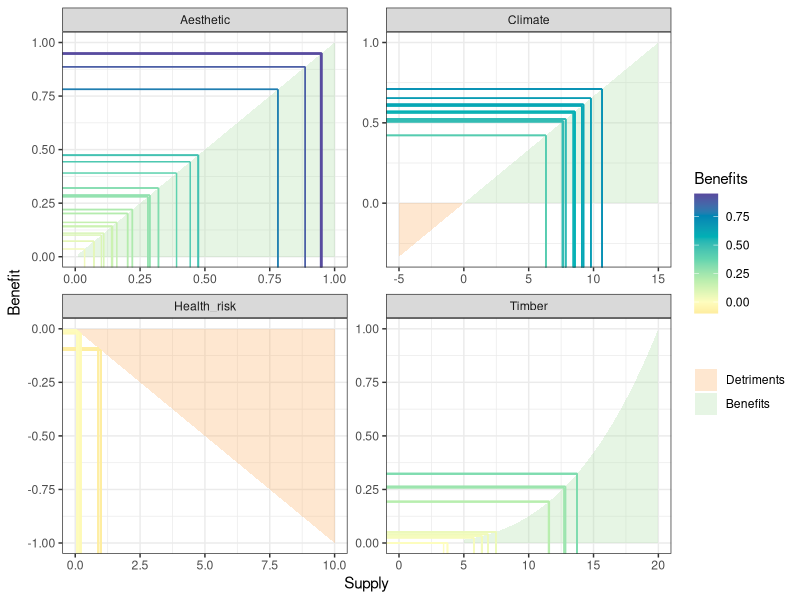
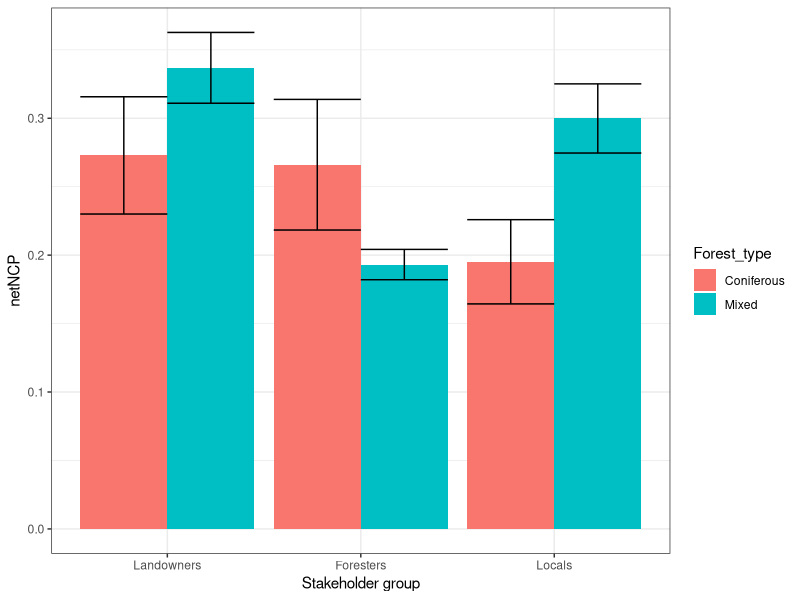
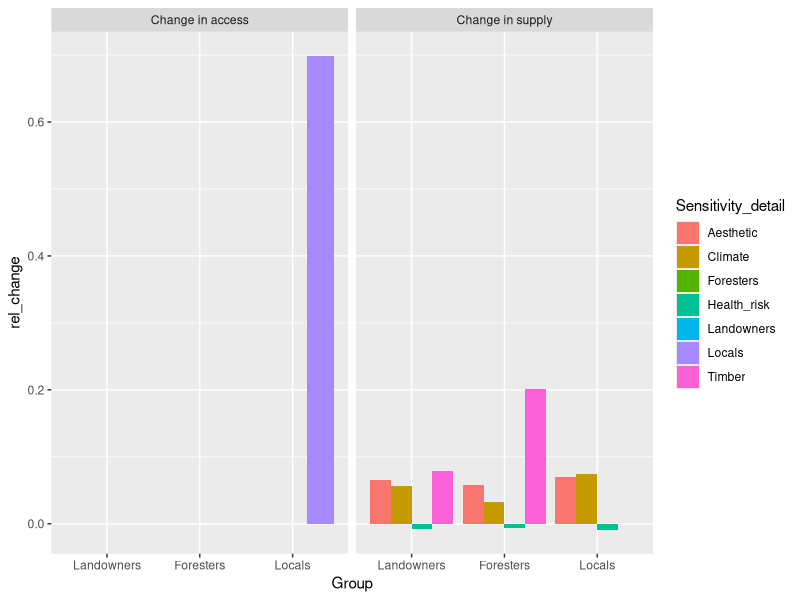

Generate these figures, in order, with R:
## ---- chunk 1
library(data.table)
library(knitr)
library(ggplot2)
library(cowplot)
library(colorspace)
set.seed(101)
## ---- chunk 2
rep = c(6, 4)
Supply_indicators = data.table(Forest_type = rep(c('Coniferous', 'Mixed'), times = rep),
                                   Replicate = c(1:rep[1], 1:rep[2]),
                               # C sequestration rates in soil, t.C/ha/yr
                                    Climate_seq_soil = c(rnorm(rep[1], 0.3,0.1), rnorm(rep[2], 0.4, 0.1)), 
                               # C sequestration rates in trees, t.C/ha/yr
                                    Climate_seq_trees = c(rnorm(rep[1],9,1),   rnorm(rep[2],8, 1)),  
                               # Timber volume increment, m3/ha/yr
                                    Timber_prod = c(rnorm(rep[1],13,1), rnorm(rep[2],7,1)), 
                                # % of open canopy
                                    Aesthetic_open = c(rnorm(rep[1],20, 5), rnorm(rep[2],40, 5)), 
                                # # of tree species present
                                    Aesthetic_diversity = c(rnorm(rep[1],1, 0.5),  rnorm(rep[2],6, 0.5)), 
                               # Risk of falling branches in a 1-10 scale
                                    Health_risk_branch = c(rnorm(rep[1],1, 1), rnorm(rep[2],6, 1)), 
                               # Number of allergenic plants per m2
                                    Health_risk_allergy = c(rnorm(rep[1],5,0.2), rnorm(rep[2], 7, 0.2))) 

kable(Supply_indicators[, lapply(.SD, mean), .SDcols = c('Climate_seq_soil', 'Climate_seq_trees', 'Timber_prod', 'Aesthetic_open', 'Aesthetic_diversity', 'Health_risk_branch','Health_risk_allergy'), by = Forest_type], caption = 'Average indicator values per forest type')
## ---- chunk 3
Priority_points = data.table(NCP = c('Climate', 'Timber', 'Aesthetic', 'Health_risk'),
                                    Landowners = c(5, 5, 5, 5),
                                    Foresters =  c(2, 10, 2, 2), 
                                    Locals =     c(4, 0, 8, 5))
Access = data.table(NCP = c('Climate', 'Timber', 'Aesthetic', 'Health_risk'),
                                    Landowners = c(1, 1, 1, 1),
                                    Foresters =  c(1, 1, 1, 1), 
                                    Locals =     c(1, 0.5, 0.5, 1))

kable(Priority_points, caption = 'Priority points per stakeholder group')

kable(Access, caption = 'Access filter per stakeholder group')
## ---- chunk 4
# This function takes as input the observed supply, the name of the single NCP, the expected shape of the SB relationship, the theoretical minimum and maximum supply of the single NCP, and if needed the threshold
SB_relationship = function(supply_obs, names = NA, shape, supply_min, supply_max, threshold = NA){
  supply_was_na = FALSE
          if (all(is.na(supply_obs))){ # If no supply is provided, a sequence is generated between the min and max supply
            supply_obs = seq(supply_min, supply_max, length.out = 50)
              supply_was_na = TRUE
          }
            if ( (min(supply_obs) < supply_min | max(supply_obs) > supply_max)) {
              print("Warning: S should be in range (between min and max)")
            }

           if (!is.na(threshold)){
             if (threshold <= supply_min | threshold >= supply_max ) {
              print(
                "Warning: the threshold should be higher than the minimum and lower than the maximum supply"
              )}} 
            if (shape == "linear_benefits") { # E.g. aesthetics follow a linear positive SB relationship
              benefit_obs = (supply_obs - supply_min)/(supply_max - supply_min)
            }
            if (shape == "linear_detriments") { # E.g. health risks follow a linear negative SB relationship
              benefit_obs = -(supply_obs - supply_min)/(supply_max - supply_min)
            }
            if (shape == "threshold_cubic_benefits") {# Production needs to reach a threshold before becoming profitable, then increasing return. Eg: timber production
               benefit_obs = ifelse(supply_obs < threshold, 0, (supply_obs^3 - supply_min^3)/(supply_max^3 - supply_min^3))
            }
            if (shape == "detriments_threshold_benefits") {# E.g. carbon sequestration
               benefit_obs = ifelse(supply_obs < threshold, (supply_obs - threshold) / (supply_max - threshold), (supply_obs - threshold)/(supply_max- threshold))
            }
             return(list(benefit_obs = benefit_obs))
 }

# This function applies SB relationship to a data table, taking as input the data table, NCP names as well as min, max and threshold values for each NCP
apply_SB = function(DATA, ncp_names, supply_min, supply_max, shapes, thresholds = NA){
 for (ncp in ncp_names){
   DATA[NCP == ncp,   
              Benefits := SB_relationship(supply_obs = NCP_supply_realised, supply_min = supply_min[ncp], supply_max = supply_max[ncp],
                                          shape = shapes[ncp], threshold = thresholds[ncp])]
 }
  return(DATA)
}

# This function plot the SB relationships based on given supply values
plot_SB = function(DATA, ncp_names, supply_min, supply_max, shapes, thresholds, breaks = 100){
  # Create sequential data
   SBdata = data.table(NCP = rep(ncp_names, each = breaks))
   SBdata = SBdata[, NCP_supply_realised := seq(from = supply_min[NCP], to = supply_max[NCP], length.out = breaks), by = NCP]

   apply_SB(SBdata, ncp_names, supply_min, supply_max, shapes, thresholds)
   SBdata[Benefits >= 0, c('ribbon_max', 'ribbon_min') := list(Benefits, 0)]
   SBdata[Benefits < 0,  c('ribbon_max', 'ribbon_min') := list(0, Benefits)]

      SBplot = ggplot(SBdata, aes(x = NCP_supply_realised, y = Benefits, fill = Benefits>0, ymax = ribbon_max, ymin = ribbon_min)) + facet_wrap(~NCP, , scales = "free") +
              geom_ribbon(alpha = 0.3) +
        scale_fill_manual(values = c('#FDAE61', '#ABDDA4'), labels = c('Detriments', 'Benefits'), name = '')+
              xlab('Supply') + ylab('Benefit') + theme_bw()
      
     # if supply data is provided, calculate corresponding benefits
  if (!is.null(DATA) & !all(is.na(DATA$NCP_supply_realised))){
  apply_SB(DATA, ncp_names, supply_min, supply_max, shapes, thresholds)
  
  SBplot = SBplot + 
    geom_segment(data = DATA, aes(x = -Inf, xend = NCP_supply_realised, yend = Benefits, y = Benefits, color = Benefits),  inherit.aes = F) +
    geom_segment(data = DATA, aes(x = NCP_supply_realised, xend = NCP_supply_realised, yend = Benefits, y = -Inf, color = Benefits), inherit.aes = F) +
      scale_color_continuous_divergingx(palette = 'Spectral', mid = 0) #+ 
#scale_color_gradient2(low = brewer.pal(8, "Spectral")[1], mid = brewer.pal(7, "Spectral")[4], high = brewer.pal(8, #"Spectral")[7], midpoint = 0) 
  }
 return(SBplot)
}

# This function scales values between 0 (min) and 1 (max)
scale01 = function(x){
  y = (x-min(x))/(max(x)-min(x))
}
          
## ---- chunk 5
Supply_NCP = Supply_indicators[, list(Forest_type = Forest_type,
                                      Replicate = Replicate,
                                      Climate = Climate_seq_soil + Climate_seq_trees,
                                      Timber = Timber_prod,
                                      Aesthetic = (scale01(Aesthetic_open) + scale01(Aesthetic_diversity))/2,
                                      Health_risk = (scale01(Health_risk_branch) + scale01(Health_risk_allergy))/2
                                        )]
kable(Supply_NCP, caption = 'Supply of each NCP') 

## ---- chunk 6
Supply_NCP_long = melt.data.table(Supply_NCP, id.vars = c('Forest_type', 'Replicate'), variable.name = 'NCP', value.name = 'NCP_supply_potential')
Access_long = melt.data.table(Access, id.vars = 'NCP', variable.name = "Group", value.name = "Access")
Supply_access = merge.data.table(Supply_NCP_long, Access_long, by = c('NCP'), all = T, allow.cartesian=TRUE)
# The realised supply is the supply potential restricted to the proportion that is accessible
Supply_access[, NCP_supply_realised := NCP_supply_potential*Access]
## ---- chunk 7
#![](images/yourimagename.png)

ncp_names = c('Climate','Timber', 'Aesthetic', 'Health_risk')
supply_min = c(Climate = -5, Timber = 0, Aesthetic = 0, Health_risk = 0)
supply_max = c(Climate = 15, Timber = 20, Aesthetic = 1, Health_risk = 10)
shapes =     c(Climate = 'detriments_threshold_benefits', Timber = 'threshold_cubic_benefits', Aesthetic = 'linear_benefits', Health_risk = 'linear_detriments')
thresholds = c(Climate = 0, Timber = 5, Aesthetic = NA, Health_risk = NA)

apply_SB(Supply_access, ncp_names, supply_min, supply_max, shapes, thresholds)
## ---- chunk 8
plot_SB(Supply_access, ncp_names, supply_min, supply_max, shapes, thresholds)
## ---- chunk 9
Priority_relative = Priority_points[, list(NCP = NCP,
                                           Landowners = Landowners/(sum(Landowners)),
                                           Foresters = Foresters/(sum(Foresters)),
                                           Locals = Locals/(sum(Locals)))]

Priority_relative
## ---- chunk 10
Priority_long = melt.data.table(Priority_relative, id.vars = 'NCP', variable.name = "Group", value.name = "Priority")
## ---- chunk 11
Supply_access_priority = merge.data.table(Priority_long, Supply_access, by = c('NCP','Group' ))
Supply_access_priority[, Weighted_scores := Benefits * Priority]

## ---- chunk 12
netNCP_replicate = Supply_access_priority[, list(netNCP = sum(Weighted_scores)), by = c('Group', 'Forest_type', 'Replicate')]
netNCP_overall = netNCP_replicate[, list(netNCP_mean = mean(netNCP),
                                               netNCP_sd = sd(netNCP)), by = c('Group', 'Forest_type')]
ggplot(netNCP_overall, aes(y = netNCP_mean, ymin = netNCP_mean-netNCP_sd, ymax = netNCP_mean+netNCP_sd, 
                           fill = Forest_type, x = Group)) +
  geom_col(position = position_dodge()) +
  geom_errorbar(position = position_dodge()) +
  xlab('Stakeholder group') + ylab('netNCP') + theme_bw()

## ---- chunk 13

# This function summarises all steps presented above
calculate_netNCP = function(Supply_NCP, Access, Priority_points, ncp_names, supply_min, supply_max, shapes, thresholds){
  
Supply_NCP_long = melt.data.table(Supply_NCP, id.vars = colnames(Supply_NCP)[!(colnames(Supply_NCP)%in%ncp_names) ], variable.name = 'NCP', value.name = 'NCP_supply_potential')
Access_long = melt.data.table(Access, id.vars = 'NCP', variable.name = "Group", value.name = "Access")
Supply_access = merge.data.table(Supply_NCP_long, Access_long, by = c('NCP'), all = T, allow.cartesian=TRUE)
Supply_access[, NCP_supply_realised := NCP_supply_potential*Access]
apply_SB(Supply_access, ncp_names, supply_min, supply_max, shapes, thresholds)

Priority_relative = cbind(Priority_points$NCP, Priority_points[, lapply(.SD, function(x){x/sum(x)})
                                                               ,.SDcols = colnames(Priority_points[,-'NCP'])])
Supply_access_priority = merge.data.table(Priority_long, Supply_access, by = c('NCP','Group' ))
Supply_access_priority[, Weighted_scores := Benefits * Priority]
netNCP_replicate = Supply_access_priority[, list(netNCP = sum(Weighted_scores)), by = c('Group', 'Forest_type', 'Replicate')]
netNCP_overall = netNCP_replicate[, list(netNCP_mean = mean(netNCP),
                                               netNCP_sd = sd(netNCP)), by = c('Group', 'Forest_type')]
return(netNCP_overall)
}


# We generate a set of different parameters (+/- 10% on access and supply of each NCP) and calculate the relative effect on netNCP

sensitivity_results = data.table(calculate_netNCP(Supply_NCP, Access, Priority_points, ncp_names, supply_min, supply_max, shapes, thresholds))
sensitivity_results[, c('Sensitivity_type', 'Sensitivity_detail', 'Change') := list('Baseline', 'Baseline', '0')]

stakeholder_names = c('Landowners', 'Foresters', 'Locals')
for (change in c(0.1, -0.1)){
  # 1. Changes in supply
for (ncp in ncp_names){
  Supply_NCP_new = copy(Supply_NCP)
  Supply_NCP_new[, (ncp) := lapply(.SD, function(x){x + x*change}), .SDcols = ncp]
  sensitivity_results = rbind(sensitivity_results,
                                         calculate_netNCP(Supply_NCP_new, Access, Priority_points, ncp_names, supply_min, supply_max, shapes, thresholds)[, c('Sensitivity_type', 'Sensitivity_detail', 'Change') := list('Change in supply', ncp, change)])
}
  
 # 2. Changes in access
for (stakeholder in stakeholder_names){
  Access_new = copy(Access)
  Access_new[, (stakeholder):= lapply(.SD, function(x){ x + x*change }), .SDcols = stakeholder] 
  Access_new[(stakeholder) > 1, (stakeholder):= 1]#(access is limited between 0 and 1)
  Access_new[(stakeholder) < 0, (stakeholder):= 0]#(access is limited between 0 and 1)

  sensitivity_results = rbind(sensitivity_results,
                              calculate_netNCP(Supply_NCP, Access_new, Priority_points, ncp_names, supply_min, supply_max, shapes, thresholds)[, c('Sensitivity_type', 'Sensitivity_detail', 'Change') := list('Change in access', stakeholder, change)])
}
  
}


## ---- chunk 14

sensitivity_results[, sensitivity := paste(Sensitivity_type, Sensitivity_detail, Change, sep = '_')]
#sensitivity_results_melt = melt.data.table(sensitivity_results, id.vars = c('Group', 'Forest_type'), value.var = #c('sensitivity','netNCP_mean'))
sensitivity_results[, baseline_netNCP := netNCP_mean[Group == Group & Forest_type == Forest_type & Sensitivity_detail == "Baseline"], by = c('Group', 'Forest_type')]
  
sensitivity_results[, rel_change := (netNCP_mean-baseline_netNCP)/baseline_netNCP]


ggplot(sensitivity_results[Change == 0.1], aes(rel_change,  x = Group, fill = Sensitivity_detail )) + geom_col(position = position_dodge()) + facet_wrap(~Sensitivity_type)


